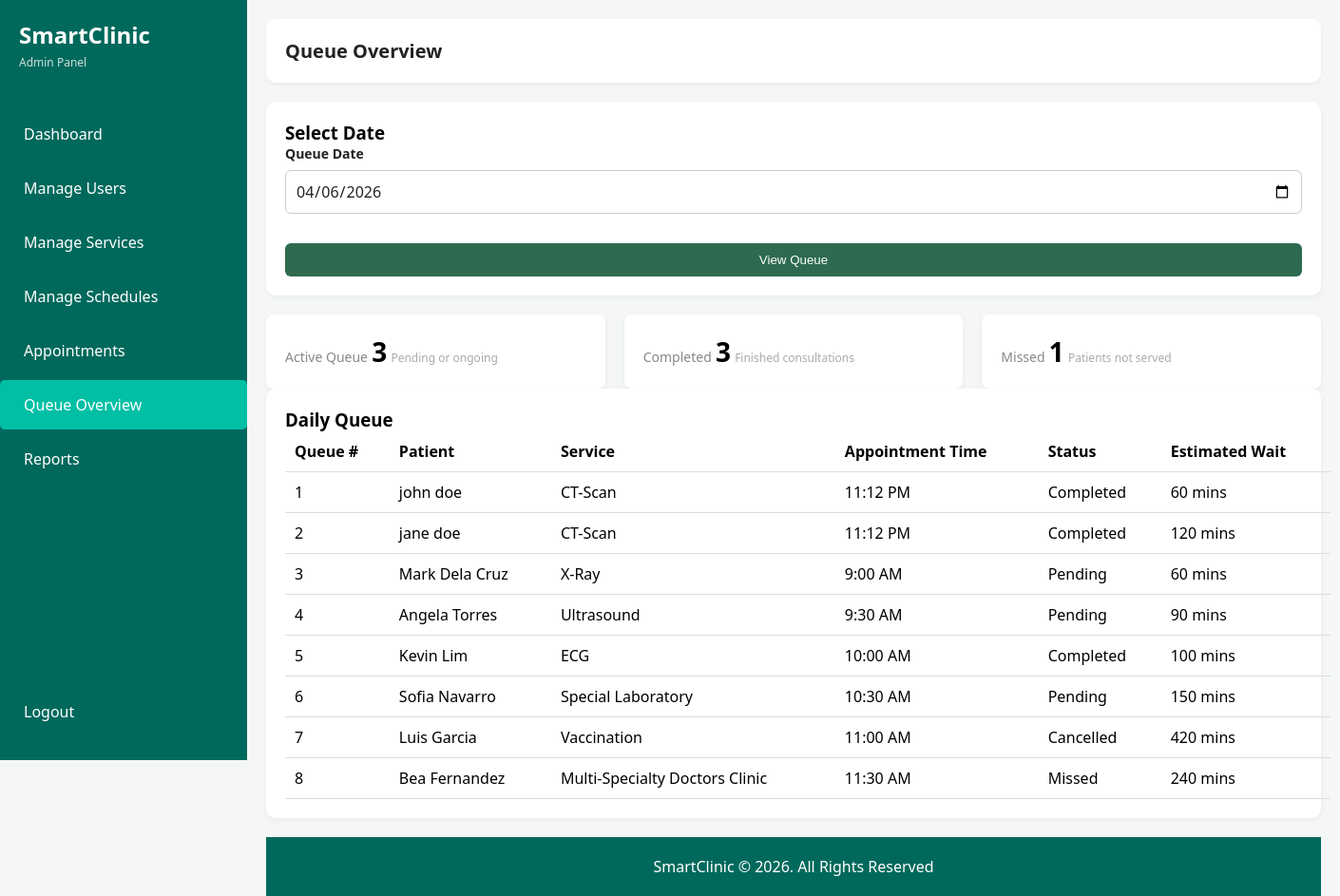
Page /admin/queue_overview.php?date=2026-04-06 (signed in) on the earlier database version.
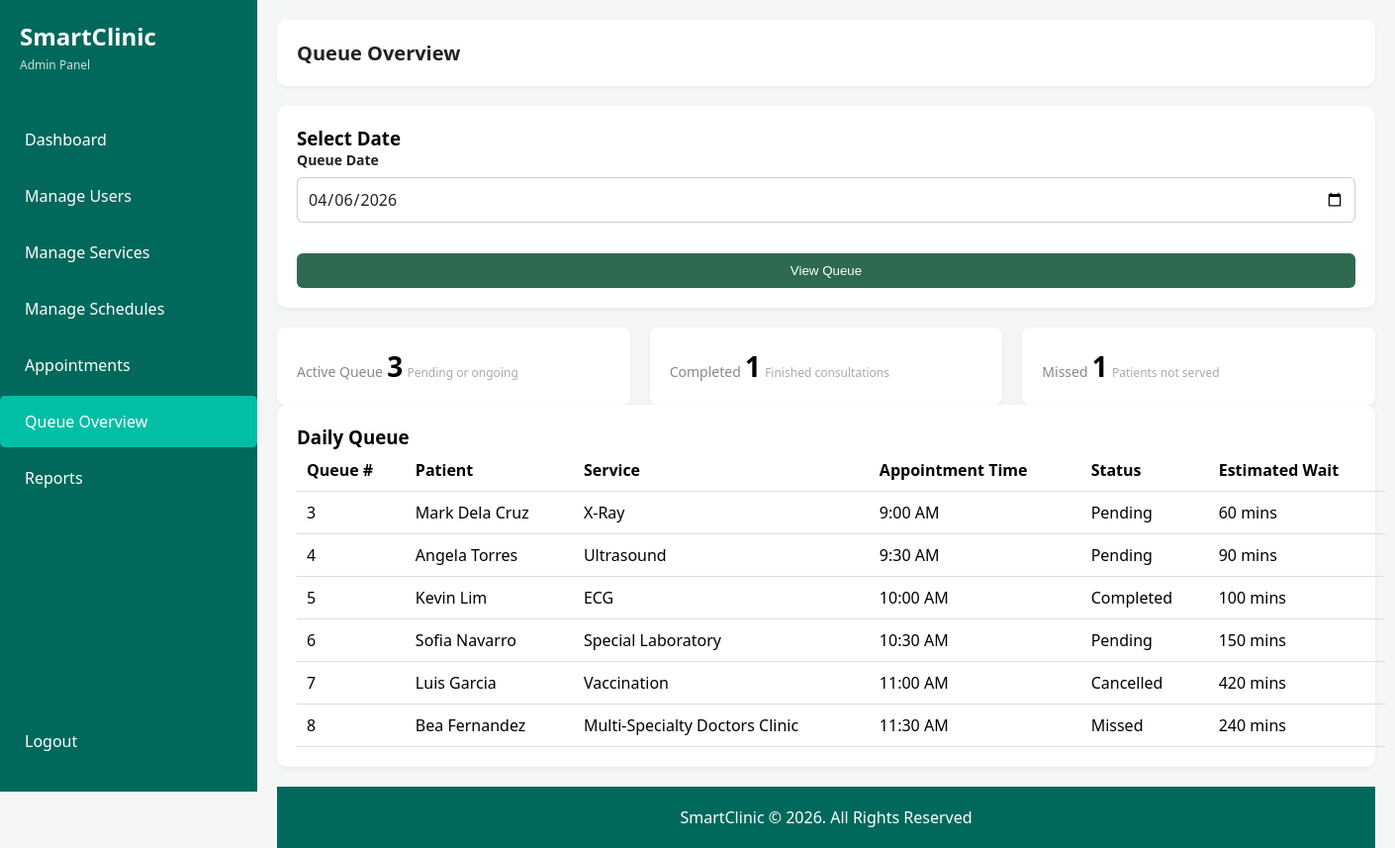
Same page on the later database version.
### tables this page shows
CREATE TABLE `queue` (
  `queue_id` int(11) UNSIGNED NOT NULL COMMENT 'PK for queue',
  `appointment_id` int(11) UNSIGNED NOT NULL COMMENT 'FK appointments',
  `queue_number` int(11) UNSIGNED NOT NULL COMMENT 'Patient position in queue',
  `status` enum('pending','ongoing','completed','missed','cancelled') NOT NULL DEFAULT 'pending' COMMENT 'Current queue status',
  `estimated_wait` int(11) UNSIGNED NOT NULL DEFAULT 0 COMMENT 'Estimated waiting time in minutes',
  `created_at` timestamp NOT NULL DEFAULT current_timestamp() COMMENT 'Queue record creation date'
);

CREATE TABLE `users` (
  `user_id` int(11) UNSIGNED NOT NULL COMMENT 'PK for users',
  `role_id` int(11) UNSIGNED NOT NULL COMMENT 'FK for users',
  `first_name` varchar(100) NOT NULL COMMENT 'User first name',
  `last_name` varchar(100) NOT NULL COMMENT 'User last name',
  `email` varchar(100) NOT NULL COMMENT 'Unique email address',
  `password` varchar(255) NOT NULL COMMENT 'User password',
  `contact_number` varchar(20) DEFAULT NULL COMMENT 'User contact number',
  `address` text DEFAULT NULL COMMENT 'User address',
  `created_at` timestamp NOT NULL DEFAULT current_timestamp() COMMENT 'Account creation date'
);

CREATE TABLE `services` (
  `service_id` int(11) UNSIGNED NOT NULL COMMENT 'PK for services',
  `service_name` varchar(100) NOT NULL COMMENT 'Name of the clinic service',
  `description` text DEFAULT NULL COMMENT 'Description of service',
  `estimated_duration` int(11) UNSIGNED NOT NULL DEFAULT 30 COMMENT 'Estimated duration in minutes'
);

CREATE TABLE `appointments` (
  `appointment_id` int(11) UNSIGNED NOT NULL COMMENT 'PK for appointments',
  `patient_id` int(11) UNSIGNED NOT NULL COMMENT 'FK users',
  `service_id` int(11) UNSIGNED NOT NULL COMMENT 'FK services',
  `appointment_date` date NOT NULL COMMENT 'Date of the appointment',
  `appointment_time` time NOT NULL COMMENT 'Time of the appointment',
  `status` enum('pending','confirmed','ongoing','completed','missed','cancelled') NOT NULL DEFAULT 'pending' COMMENT 'Current appointment status',
  `created_at` timestamp NOT NULL DEFAULT current_timestamp() COMMENT 'Creation date'
);

### admin/queue_overview.php (the view, shortened to what the changed rows need)
<?php
require_once '../config/database.php';
$date = isset($_GET['date']) ? $_GET['date'] : date('Y-m-d');
$stmt = $conn->prepare("
    SELECT
        q.queue_id,
        q.queue_number,
        q.status,
        q.estimated_wait,
        a.appointment_id,
        a.appointment_date,
        a.appointment_time,
        u.first_name,
        u.last_name,
        s.service_name
    FROM queue q
    JOIN appointments a ON q.appointment_id = a.appointment_id
    JOIN users u ON a.patient_id = u.user_id
    JOIN services s ON a.service_id = s.service_id
    WHERE a.appointment_date = ?
    ORDER BY q.queue_number ASC
");
$stmt->bind_param("s", $date);
$stmt->execute();
$queue = $stmt->get_result();
$completed_result = $conn->prepare("
    SELECT COUNT(*) AS total
    FROM queue q
    JOIN appointments a ON q.appointment_id = a.appointment_id
    WHERE a.appointment_date = ?
    AND q.status = 'completed'
");
$completed_result->bind_param("s", $date);
$completed_result->execute();
$completed_count = $completed_result->get_result()->fetch_assoc()['total'];
?>
<!DOCTYPE html>
<html lang="en">
<head>
    <link rel="stylesheet" href="../assets/css/styles.css">
</head>
<body class="dashboard-page admin-page">
<div class="app-container">
    <aside class="sidebar">
        <div class="logo">
            <h1>SmartClinic</h1>
        </div>
    </aside>
    <main class="main-content">
        <header class="top-bar">
            <h2>Queue Overview</h2>
        </header>
        <div class="stats-grid">
            <div class="stat-card">
                <div class="stat-info">
                    <span class="label">Completed</span>
                    <span class="value"><?= $completed_count ?></span>
                    <span class="subtext">Finished consultations</span>
                </div>
            </div>
        </div>
        <div class="content-card">
            <table class="styled-table">
                <thead>
                    <tr>
                        <th>Queue #</th>
                        <th>Patient</th>
                        <th>Service</th>
                        <th>Appointment Time</th>
                        <th>Status</th>
                        <th>Estimated Wait</th>
                    </tr>
                </thead>
                <tbody>
                    <?php while ($row = $queue->fetch_assoc()): ?>
                        <tr>
                            <td><?= $row['queue_number'] ?></td>
                            <td><?= htmlspecialchars($row['first_name'] . ' ' . $row['last_name']) ?></td>
                            <td><?= htmlspecialchars($row['service_name']) ?></td>
                            <td><?= date('g:i A', strtotime($row['appointment_time'])) ?></td>
                            <td><?= ucfirst($row['status']) ?></td>
                            <td><?= $row['estimated_wait'] ?> mins</td>
                        </tr>
                    <?php endwhile; ?>
                </tbody>
            </table>
        </div>
    </main>
</div>
</body>
</html>

Differences in the rows shown:
removed queue: queue_number "1", users.first_name+last_name "john doe", services.service_name "CT-Scan", appointment.appointment_time "11:12 PM", status "Completed", estimated_wait "60"
removed queue: queue_number "2", users.first_name+last_name "jane doe", services.service_name "CT-Scan", appointment.appointment_time "11:12 PM", status "Completed", estimated_wait "120"
Other differences:
$completed_count: "3" → "1"
